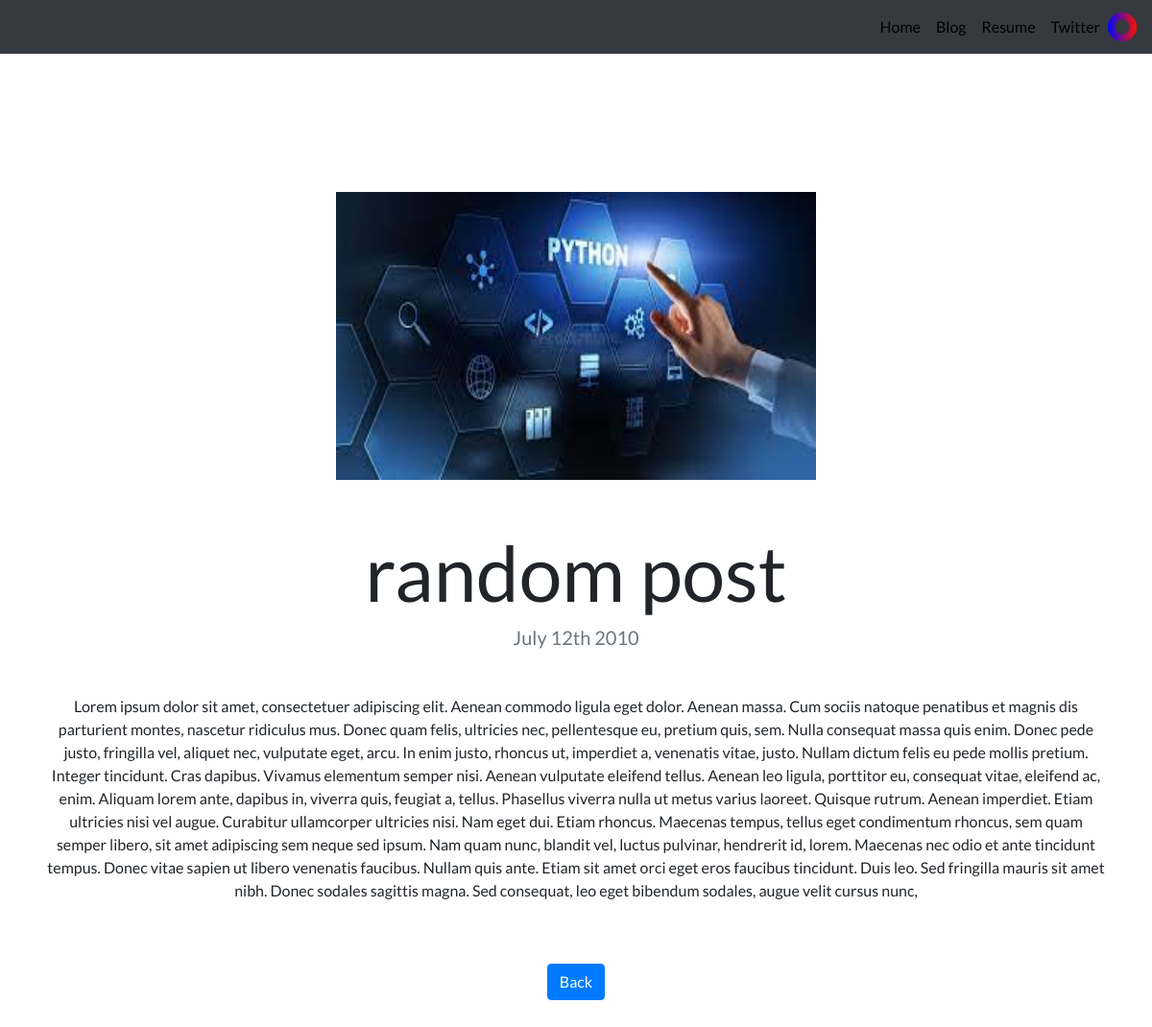
The app's page /5/ with its own data.
### portfolio/models.py (models this page shows, shortened)
class project(models.Model):
    title = models.CharField(max_length=200)
    discription = models.TextField()
    date = models.DateTimeField(blank=True)
    image = models.ImageField(blank=True,upload_to='portfolio/')
    link = models.URLField(blank=True)

### portfolio/views.py (the view)
# urls.py: path('<int:project_id>/', views.detail, name='detail'),
def detail(request,project_id):
    proj = get_object_or_404(project, pk=project_id)
    return render(request, 'detailp.html',{ 'project':proj })

### portfolio/templates/detailp.html
{% extends "base.html" %}
{% load static %}
{% block content %}
<br><br><br><br><br><br>
<img src="{{ project.image.url }}" height="300" width="500">
<h1 class="text-center mt-5" id="blogdetailtitle">{{ project.title }}</h1>
<h5 class="text-center text-muted mb-5">{{ project.date|date:'F jS Y' }}</h5>
<p>{{ project.discription|safe }}</p>
<br><br>
<a class="btn btn-primary" href="{% url 'portfolio:home' %}" role="button">Back</a>
<br><br><br><br><br><br>
{% endblock %}

### portfolio/static/portfolio/custom.css (style rules this page uses)
body { font-family: 'Lato', sans-serif; }
@media (min-width: 992px) { #blogdetailtitle { font-size: 5rem; } }

### records on screen
project: image (picture), title "random post", date "July 12th 2010", discription "Lorem ipsum dolor sit amet, consectetuer adipiscing elit. Aenean commodo ligula eget dolor. Aenean massa. Cum sociis natoque penatibus et magnis dis parturient montes, nascetur ridiculus mus. Donec quam felis, ultricies nec, pellentesque eu, pretium quis, sem. Nulla consequat massa quis enim. Donec pede justo, fringilla vel, aliquet nec, vulputate eget, arcu. In enim justo, rhoncus ut, imperdiet a, venenatis vitae, justo. Nullam dictum felis eu pede mollis pretium. Integer tincidunt. Cras dapibus. Vivamus elementum semper nisi. Aenean vulputate eleifend tellus. Aenean leo ligula, porttitor eu, consequat vitae, eleifend ac, enim. Aliquam lorem ante, dapibus in, viverra quis, feugiat a,…"
